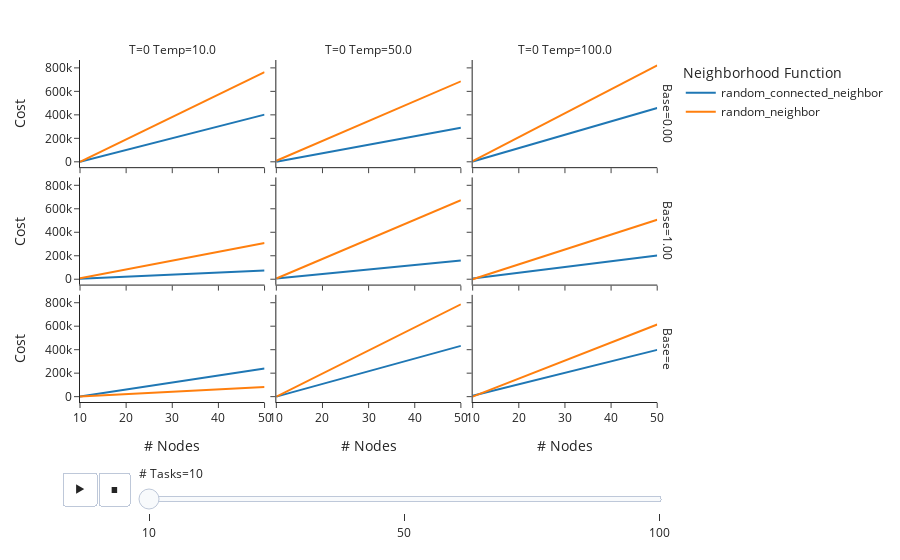

Write notebook code for a chart like this one.
### Code cell
import numpy as np

df["sa_base"] = df["sa_base"].apply(lambda x: "e" if x == np.e else f"{x:.2f}")
px.line(
    df[df["optimizer"] == "simulated_annealing"],
    x="network_order",
    y="best_cost",
    color="sa_neighborhood",
    facet_col="sa_initial_temperature",
    facet_row="sa_base",
    animation_frame="task_graph_order",

    template="simple_white",
    labels={
        "sa_base": "Base",
        "best_cost": "Cost",
        "sa_initial_temperature": "T=0 Temp",
        "network_order": "# Nodes",
        "task_graph_order": "# Tasks",
        "sa_neighborhood": "Neighborhood Function"
    }
)

### Figure 1 — Plotly figure (JSON) as saved in the notebook; plotly's stock layout.template omitted (floating-point values rounded to 4 significant figures)
{"data": [{"hovertemplate": "Neighborhood Function=random_connected_neighbor<br># Tasks=10<br>Base=0.00<br>T=0 Temp=10.0<br># Nodes=%{x}<br>Cost=%{y}<extra></extra>", "legendgroup": "random_connected_neighbor", "line": {"color": "#1F77B4", "dash": "solid"}, "marker": {"symbol": "circle"}, "mode": "lines", "name": "random_connected_neighbor", "orientation": "v", "showlegend": true, "type": "scatter", "x": [10, 50], "xaxis": "x7", "y": [217.7, 401800.0], "yaxis": "y7"}, {"hovertemplate": "Neighborhood Function=random_connected_neighbor<br># Tasks=10<br>Base=0.00<br>T=0 Temp=50.0<br># Nodes=%{x}<br>Cost=%{y}<extra></extra>", "legendgroup": "random_connected_neighbor", "line": {"color": "#1F77B4", "dash": "solid"}, "marker": {"symbol": "circle"}, "mode": "lines", "name": "random_connected_neighbor", "orientation": "v", "showlegend": false, "type": "scatter", "x": [10, 50], "xaxis": "x8", "y": [241.7, 289200.0], "yaxis": "y8"}, {"hovertemplate": "Neighborhood Function=random_connected_neighbor<br># Tasks=10<br>Base=0.00<br>T=0 Temp=100.0<br># Nodes=%{x}<br>Cost=%{y}<extra></extra>", "legendgroup": "random_connected_neighbor", "line": {"color": "#1F77B4", "dash": "solid"}, "marker": {"symbol": "circle"}, "mode": "lines", "name": "random_connected_neighbor", "orientation": "v", "showlegend": false, "type": "scatter", "x": [10, 50], "xaxis": "x9", "y": [2303.0, 458500.0], "yaxis": "y9"}, {"hovertemplate": "Neighborhood Function=random_connected_neighbor<br># Tasks=10<br>Base=1.00<br>T=0 Temp=10.0<br># Nodes=%{x}<br>Cost=%{y}<extra></extra>", "legendgroup": "random_connected_neighbor", "line": {"color": "#1F77B4", "dash": "solid"}, "marker": {"symbol": "circle"}, "mode": "lines", "name": "random_connected_neighbor", "orientation": "v", "showlegend": false, "type": "scatter", "x": [10, 50], "xaxis": "x4", "y": [4922.0, 73630.0], "yaxis": "y4"}, {"hovertemplate": "Neighborhood Function=random_connected_neighbor<br># Tasks=10<br>Base=1.00<br>T=0 Temp=50.0<br># Nodes=%{x}<br>Cost=%{y}<extra></extra>", "legendgroup": "random_connected_neighbor", "line": {"color": "#1F77B4", "dash": "solid"}, "marker": {"symbol": "circle"}, "mode": "lines", "name": "random_connected_neighbor", "orientation": "v", "showlegend": false, "type": "scatter", "x": [10, 50], "xaxis": "x5", "y": [6830.0, 158900.0], "yaxis": "y5"}, {"hovertemplate": "Neighborhood Function=random_connected_neighbor<br># Tasks=10<br>Base=1.00<br>T=0 Temp=100.0<br># Nodes=%{x}<br>Cost=%{y}<extra></extra>", "legendgroup": "random_connected_neighbor", "line": {"color": "#1F77B4", "dash": "solid"}, "marker": {"symbol": "circle"}, "mode": "lines", "name": "random_connected_neighbor", "orientation": "v", "showlegend": false, "type": "scatter", "x": [10, 50], "xaxis": "x6", "y": [6845.0, 201300.0], "yaxis": "y6"}, {"hovertemplate": "Neighborhood Function=random_connected_neighbor<br># Tasks=10<br>Base=e<br>T=0 Temp=10.0<br># Nodes=%{x}<br>Cost=%{y}<extra></extra>", "legendgroup": "random_connected_neighbor", "line": {"color": "#1F77B4", "dash": "solid"}, "marker": {"symbol": "circle"}, "mode": "lines", "name": "random_connected_neighbor", "orientation": "v", "showlegend": false, "type": "scatter", "x": [10, 50], "xaxis": "x", "y": [593.0, 239100.0], "yaxis": "y"}, {"hovertemplate": "Neighborhood Function=random_connected_neighbor<br># Tasks=10<br>Base=e<br>T=0 Temp=50.0<br># Nodes=%{x}<br>Cost=%{y}<extra></extra>", "legendgroup": "random_connected_neighbor", "line": {"color": "#1F77B4", "dash": "solid"}, "marker": {"symbol": "circle"}, "mode": "lines", "name": "random_connected_neighbor", "orientation": "v", "showlegend": false, "type": "scatter", "x": [10, 50], "xaxis": "x2", "y": [350.9, 432800.0], "yaxis": "y2"}, {"hovertemplate": "Neighborhood Function=random_connected_neighbor<br># Tasks=10<br>Base=e<br>T=0 Temp=100.0<br># Nodes=%{x}<br>Cost=%{y}<extra></extra>", "legendgroup": "random_connected_neighbor", "line": {"color": "#1F77B4", "dash": "solid"}, "marker": {"symbol": "circle"}, "mode": "lines", "name": "random_connected_neighbor", "orientation": "v", "showlegend": false, "type": "scatter", "x": [10, 50], "xaxis": "x3", "y": [7086.0, 398200.0], "yaxis": "y3"}, {"hovertemplate": "Neighborhood Function=random_neighbor<br># Tasks=10<br>Base=0.00<br>T=0 Temp=10.0<br># Nodes=%{x}<br>Cost=%{y}<extra></extra>", "legendgroup": "random_neighbor", "line": {"color": "#FF7F0E", "dash": "solid"}, "marker": {"symbol": "circle"}, "mode": "lines", "name": "random_neighbor", "orientation": "v", "showlegend": true, "type": "scatter", "x": [10, 50], "xaxis": "x7", "y": [64.4, 763800.0], "yaxis": "y7"}, {"hovertemplate": "Neighborhood Function=random_neighbor<br># Tasks=10<br>Base=0.00<br>T=0 Temp=50.0<br># Nodes=%{x}<br>Cost=%{y}<extra></extra>", "legendgroup": "random_neighbor", "line": {"color": "#FF7F0E", "dash": "solid"}, "marker": {"symbol": "circle"}, "mode": "lines", "name": "random_neighbor", "orientation": "v", "showlegend": false, "type": "scatter", "x": [10, 50], "xaxis": "x8", "y": [8951.0, 685700.0], "yaxis": "y8"}, {"hovertemplate": "Neighborhood Function=random_neighbor<br># Tasks=10<br>Base=0.00<br>T=0 Temp=100.0<br># Nodes=%{x}<br>Cost=%{y}<extra></extra>", "legendgroup": "random_neighbor", "line": {"color": "#FF7F0E", "dash": "solid"}, "marker": {"symbol": "circle"}, "mode": "lines", "name": "random_neighbor", "orientation": "v", "showlegend": false, "type": "scatter", "x": [10, 50], "xaxis": "x9", "y": [6626.0, 821500.0], "yaxis": "y9"}, {"hovertemplate": "Neighborhood Function=random_neighbor<br># Tasks=10<br>Base=1.00<br>T=0 Temp=10.0<br># Nodes=%{x}<br>Cost=%{y}<extra></extra>", "legendgroup": "random_neighbor", "line": {"color": "#FF7F0E", "dash": "solid"}, "marker": {"symbol": "circle"}, "mode": "lines", "name": "random_neighbor", "orientation": "v", "showlegend": false, "type": "scatter", "x": [10, 50], "xaxis": "x4", "y": [8940.0, 307800.0], "yaxis": "y4"}, {"hovertemplate": "Neighborhood Function=random_neighbor<br># Tasks=10<br>Base=1.00<br>T=0 Temp=50.0<br># Nodes=%{x}<br>Cost=%{y}<extra></extra>", "legendgroup": "random_neighbor", "line": {"color": "#FF7F0E", "dash": "solid"}, "marker": {"symbol": "circle"}, "mode": "lines", "name": "random_neighbor", "orientation": "v", "showlegend": false, "type": "scatter", "x": [10, 50], "xaxis": "x5", "y": [6567.0, 673000.0], "yaxis": "y5"}, {"hovertemplate": "Neighborhood Function=random_neighbor<br># Tasks=10<br>Base=1.00<br>T=0 Temp=100.0<br># Nodes=%{x}<br>Cost=%{y}<extra></extra>", "legendgroup": "random_neighbor", "line": {"color": "#FF7F0E", "dash": "solid"}, "marker": {"symbol": "circle"}, "mode": "lines", "name": "random_neighbor", "orientation": "v", "showlegend": false, "type": "scatter", "x": [10, 50], "xaxis": "x6", "y": [420.7, 506100.0], "yaxis": "y6"}, {"hovertemplate": "Neighborhood Function=random_neighbor<br># Tasks=10<br>Base=e<br>T=0 Temp=10.0<br># Nodes=%{x}<br>Cost=%{y}<extra></extra>", "legendgroup": "random_neighbor", "line": {"color": "#FF7F0E", "dash": "solid"}, "marker": {"symbol": "circle"}, "mode": "lines", "name": "random_neighbor", "orientation": "v", "showlegend": false, "type": "scatter", "x": [10, 50], "xaxis": "x", "y": [240.2, 81760.0], "yaxis": "y"}, {"hovertemplate": "Neighborhood Function=random_neighbor<br># Tasks=10<br>Base=e<br>T=0 Temp=50.0<br># Nodes=%{x}<br>Cost=%{y}<extra></extra>", "legendgroup": "random_neighbor", "line": {"color": "#FF7F0E", "dash": "solid"}, "marker": {"symbol": "circle"}, "mode": "lines", "name": "random_neighbor", "orientation": "v", "showlegend": false, "type": "scatter", "x": [10, 50], "xaxis": "x2", "y": [385.1, 786600.0], "yaxis": "y2"}, {"hovertemplate": "Neighborhood Function=random_neighbor<br># Tasks=10<br>Base=e<br>T=0 Temp=100.0<br># Nodes=%{x}<br>Cost=%{y}<extra></extra>", "legendgroup": "random_neighbor", "line": {"color": "#FF7F0E", "dash": "solid"}, "marker": {"symbol": "circle"}, "mode": "lines", "name": "random_neighbor", "orientation": "v", "showlegend": false, "type": "scatter", "x": [10, 50], "xaxis": "x3", "y": [422.4, 615000.0], "yaxis": "y3"}], "layout": {"annotations": [{"font": {}, "showarrow": false, "text": "T=0 Temp=10.0", "x": 0.1567, "xanchor": "center", "xref": "paper", "y": 1.0, "yanchor": "bottom", "yref": "paper"}, {"font": {}, "showarrow": false, "text": "T=0 Temp=50.0", "x": 0.49, "xanchor": "center", "xref": "paper", "y": 1.0, "yanchor": "bottom", "yref": "paper"}, {"font": {}, "showarrow": false, "text": "T=0 Temp=100.0", "x": 0.8233, "xanchor": "center", "xref": "paper", "y": 1.0, "yanchor": "bottom", "yref": "paper"}, {"font": {}, "showarrow": false, "text": "Base=e", "textangle": 90, "x": 0.98, "xanchor": "left", "xref": "paper", "y": 0.1567, "yanchor": "middle", "yref": "paper"}, {"font": {}, "showarrow": false, "text": "Base=1.00", "textangle": 90, "x": 0.98, "xanchor": "left", "xref": "paper", "y": 0.5, "yanchor": "middle", "yref": "paper"}, {"font": {}, "showarrow": false, "text": "Base=0.00", "textangle": 90, "x": 0.98, "xanchor": "left", "xref": "paper", "y": 0.8433, "yanchor": "middle", "yref": "paper"}], "legend": {"title": {"text": "Neighborhood Function"}, "tracegroupgap": 0}, "margin": {"t": 60}, "sliders": [{"active": 0, "currentvalue": {"prefix": "# Tasks="}, "len": 0.9, "pad": {"b": 10, "t": 60}, "steps": [{"args": [["10"], {"frame": {"duration": 0, "redraw": false}, "fromcurrent": true, "mode": "immediate", "transition": {"duration": 0, "easing": "linear"}}], "label": "10", "method": "animate"}, {"args": [["50"], {"frame": {"duration": 0, "redraw": false}, "fromcurrent": true, "mode": "immediate", "transition": {"duration": 0, "easing": "linear"}}], "label": "50", "method": "animate"}, {"args": [["100"], {"frame": {"duration": 0, "redraw": false}, "fromcurrent": true, "mode": "immediate", "transition": {"duration": 0, "easing": "linear"}}], "label": "100", "method": "animate"}], "x": 0.1, "xanchor": "left", "y": 0, "yanchor": "top"}], "updatemenus": [{"buttons": [{"args": [null, {"frame": {"duration": 500, "redraw": false}, "fromcurrent": true, "mode": "immediate", "transition": {"duration": 500, "easing": "linear"}}], "label": "&#9654;", "method": "animate"}, {"args": [[null], {"frame": {"duration": 0, "redraw": false}, "fromcurrent": true, "mode": "immediate", "transition": {"duration": 0, "easing": "linear"}}], "label": "&#9724;", "method": "animate"}], "direction": "left", "pad": {"r": 10, "t": 70}, "showactive": false, "type": "buttons", "x": 0.1, "xanchor": "right", "y": 0, "yanchor": "top"}], "xaxis": {"anchor": "y", "domain": [0, 0.3133], "title": {"text": "# Nodes"}}, "xaxis2": {"anchor": "y2", "domain": [0.3333, 0.6467], "matches": "x", "title": {"text": "# Nodes"}}, "xaxis3": {"anchor": "y3", "domain": [0.6667, 0.98], "matches": "x", "title": {"text": "# Nodes"}}, "xaxis4": {"anchor": "y4", "domain": [0, 0.3133], "matches": "x", "showticklabels": false}, "xaxis5": {"anchor": "y5", "domain": [0.3333, 0.6467], "matches": "x", "showticklabels": false}, "xaxis6": {"anchor": "y6", "domain": [0.6667, 0.98], "matches": "x", "showticklabels": false}, "xaxis7": {"anchor": "y7", "domain": [0, 0.3133], "matches": "x", "showticklabels": false}, "xaxis8": {"anchor": "y8", "domain": [0.3333, 0.6467], "matches": "x", "showticklabels": false}, "xaxis9": {"anchor": "y9", "domain": [0.6667, 0.98], "matches": "x", "showticklabels": false}, "yaxis": {"anchor": "x", "domain": [0, 0.3133], "title": {"text": "Cost"}}, "yaxis2": {"anchor": "x2", "domain": [0, 0.3133], "matches": "y", "showticklabels": false}, "yaxis3": {"anchor": "x3", "domain": [0, 0.3133], "matches": "y", "showticklabels": false}, "yaxis4": {"anchor": "x4", "domain": [0.3433, 0.6567], "matches": "y", "title": {"text": "Cost"}}, "yaxis5": {"anchor": "x5", "domain": [0.3433, 0.6567], "matches": "y", "showticklabels": false}, "yaxis6": {"anchor": "x6", "domain": [0.3433, 0.6567], "matches": "y", "showticklabels": false}, "yaxis7": {"anchor": "x7", "domain": [0.6867, 1.0], "matches": "y", "title": {"text": "Cost"}}, "yaxis8": {"anchor": "x8", "domain": [0.6867, 1.0], "matches": "y", "showticklabels": false}, "yaxis9": {"anchor": "x9", "domain": [0.6867, 1.0], "matches": "y", "showticklabels": false}}}
